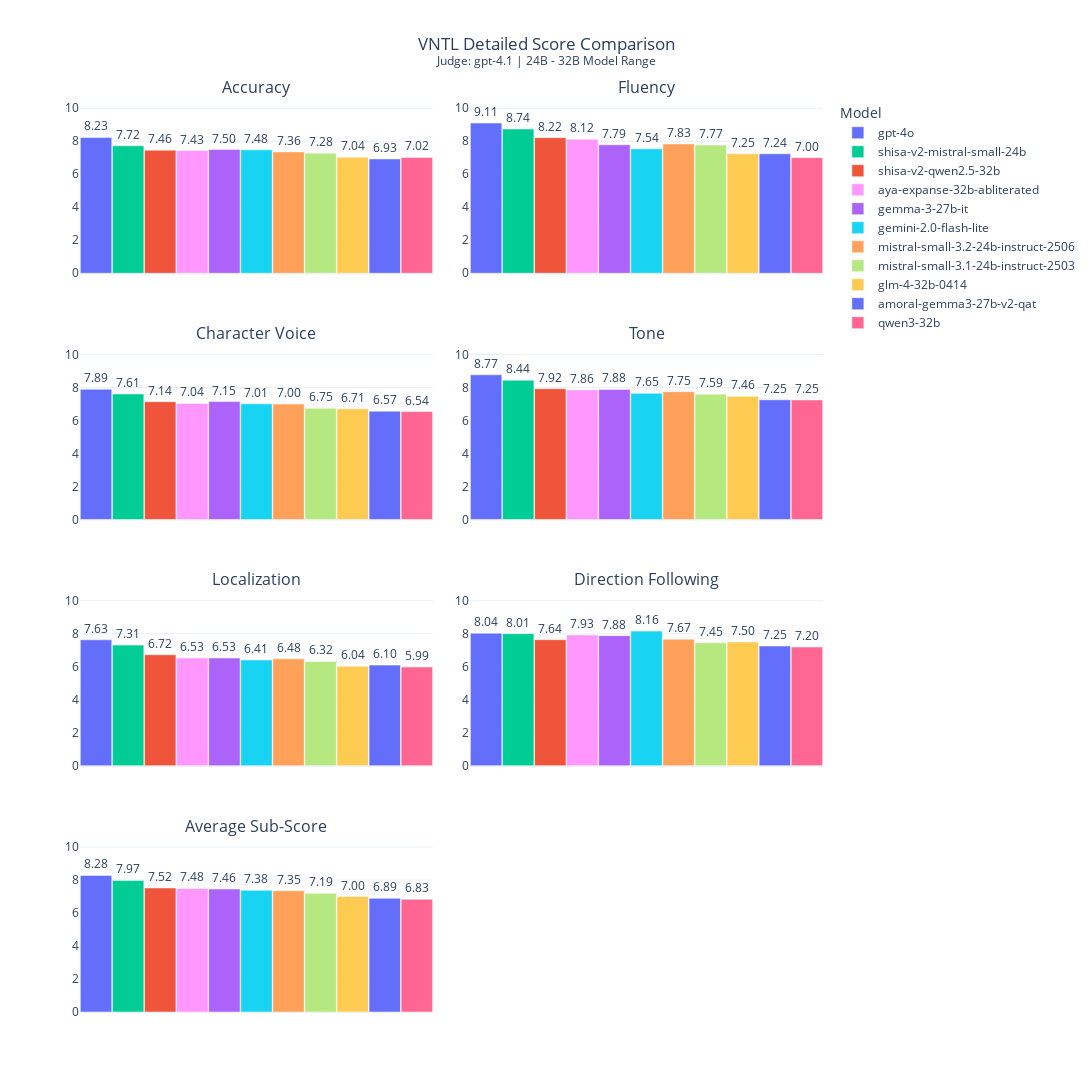

The code cell stored with this chart in its notebook:
### Code cell
# --- VNTL Sub-score Grid Visualization (Looping by Judge) ---

import plotly.graph_objects as go
import plotly.express as px
from plotly.subplots import make_subplots

# Define the VNTL score columns we want to create plots for
vntl_score_columns = [
    "score_accuracy", 
    "score_fluency", 
    "score_character_voice", 
    "score_tone", 
    "score_localization",
    "score_direction_following"
]

# Use the mapped name to correctly filter for VNTL data
VNTL_MAPPED_NAME = eval_dataset_map.get('VNTL-Translation')
if VNTL_MAPPED_NAME:
    df_vntl = all_result_df[all_result_df['eval_dataset'] == VNTL_MAPPED_NAME].copy()
else:
    df_vntl = pd.DataFrame()

# Check if the VNTL data exists and has the required columns
if not df_vntl.empty and all(col in df_vntl.columns for col in vntl_score_columns):
    
    # Loop through each judge model that has VNTL data
    for judge_model in df_vntl['judge_model'].unique():
        df_vntl_judge = df_vntl[df_vntl['judge_model'] == judge_model]

        # Calculate the mean of each sub-score for each model for the current judge
        vntl_summary = df_vntl_judge.groupby('model_name')[vntl_score_columns].mean()
        
        # Calculate an overall average score for sorting
        vntl_summary['Average'] = vntl_summary.mean(axis=1)
        
        # Create a VNTL-specific model order for the current judge
        vntl_model_order = vntl_summary.sort_values(by='Average', ascending=False).index.tolist()
        vntl_summary = vntl_summary.reindex(vntl_model_order)
        
        # --- Create the 4x2 Grid Plot ---
        n_rows, n_cols = 4, 2
        
        # Create titles for all 6 sub-scores, plus the final average
        subplot_titles = [col.replace('score_', '').replace('_', ' ').title() for col in vntl_score_columns]
        subplot_titles.append("Average Sub-Score")

        fig_vntl_grid = make_subplots(
            rows=n_rows, 
            cols=n_cols, 
            subplot_titles=subplot_titles,
            vertical_spacing=0.08,
            horizontal_spacing=0.05
        )
        
        # Loop through all 6 score types plus the 'Average'
        plot_order = vntl_score_columns + ['Average']
        for i, score_type in enumerate(plot_order):
            row = i // n_cols + 1
            col = i % n_cols + 1
            
            # Add a bar for each model in the current subplot
            for model_name in vntl_model_order:
                score = vntl_summary.loc[model_name, score_type]
                fig_vntl_grid.add_trace(go.Bar(
                    x=[model_name],
                    y=[score],
                    name=model_name,
                    marker_color=color_map.get(model_name), # Uses the global color_map
                    text=[f"{score:.2f}"],
                    textposition='outside',
                    showlegend=(i == 0)
                ), row=row, col=col)
            
            fig_vntl_grid.update_yaxes(range=[0, 10.5], row=row, col=col)
            fig_vntl_grid.update_xaxes(showticklabels=False, row=row, col=col)

        fig_vntl_grid.update_layout(
            height=1400, 
            width=1200, 
            barmode='group',
            # Dynamically set the title to include the current judge model
            title_text=f"VNTL Detailed Score Comparison<br><sup>Judge: {judge_model.replace('judge_', '')} | {MODEL_RANGE_GROUP}</sup>",
            title_x=0.5, 
            template='plotly_white',
            legend_title_text='Model',
            bargap=0.01, 
            bargroupgap=0.01
        )

        fig_vntl_grid.show()
else:
    print("No VNTL multi-score data found to generate the plot.")

### Figure 1 — Plotly figure (JSON) as saved in the notebook; plotly's stock layout.template omitted (floating-point values rounded to 4 significant figures)
{"data": [{"marker": {"color": "#636EFA"}, "name": "gpt-4o", "showlegend": true, "text": ["8.23"], "textposition": "outside", "type": "bar", "x": ["gpt-4o"], "xaxis": "x", "y": [8.23], "yaxis": "y"}, {"marker": {"color": "#00CC96"}, "name": "shisa-v2-mistral-small-24b", "showlegend": true, "text": ["7.72"], "textposition": "outside", "type": "bar", "x": ["shisa-v2-mistral-small-24b"], "xaxis": "x", "y": [7.725], "yaxis": "y"}, {"marker": {"color": "#EF553B"}, "name": "shisa-v2-qwen2.5-32b", "showlegend": true, "text": ["7.46"], "textposition": "outside", "type": "bar", "x": ["shisa-v2-qwen2.5-32b"], "xaxis": "x", "y": [7.46], "yaxis": "y"}, {"marker": {"color": "#FF97FF"}, "name": "aya-expanse-32b-abliterated", "showlegend": true, "text": ["7.43"], "textposition": "outside", "type": "bar", "x": ["aya-expanse-32b-abliterated"], "xaxis": "x", "y": [7.435], "yaxis": "y"}, {"marker": {"color": "#AB63FA"}, "name": "gemma-3-27b-it", "showlegend": true, "text": ["7.50"], "textposition": "outside", "type": "bar", "x": ["gemma-3-27b-it"], "xaxis": "x", "y": [7.5], "yaxis": "y"}, {"marker": {"color": "#19D3F3"}, "name": "gemini-2.0-flash-lite", "showlegend": true, "text": ["7.48"], "textposition": "outside", "type": "bar", "x": ["gemini-2.0-flash-lite"], "xaxis": "x", "y": [7.48], "yaxis": "y"}, {"marker": {"color": "#FFA15A"}, "name": "mistral-small-3.2-24b-instruct-2506", "showlegend": true, "text": ["7.36"], "textposition": "outside", "type": "bar", "x": ["mistral-small-3.2-24b-instruct-2506"], "xaxis": "x", "y": [7.355], "yaxis": "y"}, {"marker": {"color": "#B6E880"}, "name": "mistral-small-3.1-24b-instruct-2503", "showlegend": true, "text": ["7.28"], "textposition": "outside", "type": "bar", "x": ["mistral-small-3.1-24b-instruct-2503"], "xaxis": "x", "y": [7.28], "yaxis": "y"}, {"marker": {"color": "#FECB52"}, "name": "glm-4-32b-0414", "showlegend": true, "text": ["7.04"], "textposition": "outside", "type": "bar", "x": ["glm-4-32b-0414"], "xaxis": "x", "y": [7.035], "yaxis": "y"}, {"marker": {"color": "#636EFA"}, "name": "amoral-gemma3-27b-v2-qat", "showlegend": true, "text": ["6.93"], "textposition": "outside", "type": "bar", "x": ["amoral-gemma3-27b-v2-qat"], "xaxis": "x", "y": [6.93], "yaxis": "y"}, {"marker": {"color": "#FF6692"}, "name": "qwen3-32b", "showlegend": true, "text": ["7.02"], "textposition": "outside", "type": "bar", "x": ["qwen3-32b"], "xaxis": "x", "y": [7.02], "yaxis": "y"}, {"marker": {"color": "#636EFA"}, "name": "gpt-4o", "showlegend": false, "text": ["9.11"], "textposition": "outside", "type": "bar", "x": ["gpt-4o"], "xaxis": "x2", "y": [9.105], "yaxis": "y2"}, {"marker": {"color": "#00CC96"}, "name": "shisa-v2-mistral-small-24b", "showlegend": false, "text": ["8.74"], "textposition": "outside", "type": "bar", "x": ["shisa-v2-mistral-small-24b"], "xaxis": "x2", "y": [8.745], "yaxis": "y2"}, {"marker": {"color": "#EF553B"}, "name": "shisa-v2-qwen2.5-32b", "showlegend": false, "text": ["8.22"], "textposition": "outside", "type": "bar", "x": ["shisa-v2-qwen2.5-32b"], "xaxis": "x2", "y": [8.22], "yaxis": "y2"}, {"marker": {"color": "#FF97FF"}, "name": "aya-expanse-32b-abliterated", "showlegend": false, "text": ["8.12"], "textposition": "outside", "type": "bar", "x": ["aya-expanse-32b-abliterated"], "xaxis": "x2", "y": [8.125], "yaxis": "y2"}, {"marker": {"color": "#AB63FA"}, "name": "gemma-3-27b-it", "showlegend": false, "text": ["7.79"], "textposition": "outside", "type": "bar", "x": ["gemma-3-27b-it"], "xaxis": "x2", "y": [7.785], "yaxis": "y2"}, {"marker": {"color": "#19D3F3"}, "name": "gemini-2.0-flash-lite", "showlegend": false, "text": ["7.54"], "textposition": "outside", "type": "bar", "x": ["gemini-2.0-flash-lite"], "xaxis": "x2", "y": [7.54], "yaxis": "y2"}, {"marker": {"color": "#FFA15A"}, "name": "mistral-small-3.2-24b-instruct-2506", "showlegend": false, "text": ["7.83"], "textposition": "outside", "type": "bar", "x": ["mistral-small-3.2-24b-instruct-2506"], "xaxis": "x2", "y": [7.835], "yaxis": "y2"}, {"marker": {"color": "#B6E880"}, "name": "mistral-small-3.1-24b-instruct-2503", "showlegend": false, "text": ["7.77"], "textposition": "outside", "type": "bar", "x": ["mistral-small-3.1-24b-instruct-2503"], "xaxis": "x2", "y": [7.77], "yaxis": "y2"}, {"marker": {"color": "#FECB52"}, "name": "glm-4-32b-0414", "showlegend": false, "text": ["7.25"], "textposition": "outside", "type": "bar", "x": ["glm-4-32b-0414"], "xaxis": "x2", "y": [7.245], "yaxis": "y2"}, {"marker": {"color": "#636EFA"}, "name": "amoral-gemma3-27b-v2-qat", "showlegend": false, "text": ["7.24"], "textposition": "outside", "type": "bar", "x": ["amoral-gemma3-27b-v2-qat"], "xaxis": "x2", "y": [7.24], "yaxis": "y2"}, {"marker": {"color": "#FF6692"}, "name": "qwen3-32b", "showlegend": false, "text": ["7.00"], "textposition": "outside", "type": "bar", "x": ["qwen3-32b"], "xaxis": "x2", "y": [7.005], "yaxis": "y2"}, {"marker": {"color": "#636EFA"}, "name": "gpt-4o", "showlegend": false, "text": ["7.89"], "textposition": "outside", "type": "bar", "x": ["gpt-4o"], "xaxis": "x3", "y": [7.895], "yaxis": "y3"}, {"marker": {"color": "#00CC96"}, "name": "shisa-v2-mistral-small-24b", "showlegend": false, "text": ["7.61"], "textposition": "outside", "type": "bar", "x": ["shisa-v2-mistral-small-24b"], "xaxis": "x3", "y": [7.61], "yaxis": "y3"}, {"marker": {"color": "#EF553B"}, "name": "shisa-v2-qwen2.5-32b", "showlegend": false, "text": ["7.14"], "textposition": "outside", "type": "bar", "x": ["shisa-v2-qwen2.5-32b"], "xaxis": "x3", "y": [7.14], "yaxis": "y3"}, {"marker": {"color": "#FF97FF"}, "name": "aya-expanse-32b-abliterated", "showlegend": false, "text": ["7.04"], "textposition": "outside", "type": "bar", "x": ["aya-expanse-32b-abliterated"], "xaxis": "x3", "y": [7.035], "yaxis": "y3"}, {"marker": {"color": "#AB63FA"}, "name": "gemma-3-27b-it", "showlegend": false, "text": ["7.15"], "textposition": "outside", "type": "bar", "x": ["gemma-3-27b-it"], "xaxis": "x3", "y": [7.15], "yaxis": "y3"}, {"marker": {"color": "#19D3F3"}, "name": "gemini-2.0-flash-lite", "showlegend": false, "text": ["7.01"], "textposition": "outside", "type": "bar", "x": ["gemini-2.0-flash-lite"], "xaxis": "x3", "y": [7.01], "yaxis": "y3"}, {"marker": {"color": "#FFA15A"}, "name": "mistral-small-3.2-24b-instruct-2506", "showlegend": false, "text": ["7.00"], "textposition": "outside", "type": "bar", "x": ["mistral-small-3.2-24b-instruct-2506"], "xaxis": "x3", "y": [6.995], "yaxis": "y3"}, {"marker": {"color": "#B6E880"}, "name": "mistral-small-3.1-24b-instruct-2503", "showlegend": false, "text": ["6.75"], "textposition": "outside", "type": "bar", "x": ["mistral-small-3.1-24b-instruct-2503"], "xaxis": "x3", "y": [6.75], "yaxis": "y3"}, {"marker": {"color": "#FECB52"}, "name": "glm-4-32b-0414", "showlegend": false, "text": ["6.71"], "textposition": "outside", "type": "bar", "x": ["glm-4-32b-0414"], "xaxis": "x3", "y": [6.705], "yaxis": "y3"}, {"marker": {"color": "#636EFA"}, "name": "amoral-gemma3-27b-v2-qat", "showlegend": false, "text": ["6.57"], "textposition": "outside", "type": "bar", "x": ["amoral-gemma3-27b-v2-qat"], "xaxis": "x3", "y": [6.565], "yaxis": "y3"}, {"marker": {"color": "#FF6692"}, "name": "qwen3-32b", "showlegend": false, "text": ["6.54"], "textposition": "outside", "type": "bar", "x": ["qwen3-32b"], "xaxis": "x3", "y": [6.54], "yaxis": "y3"}, {"marker": {"color": "#636EFA"}, "name": "gpt-4o", "showlegend": false, "text": ["8.77"], "textposition": "outside", "type": "bar", "x": ["gpt-4o"], "xaxis": "x4", "y": [8.77], "yaxis": "y4"}, {"marker": {"color": "#00CC96"}, "name": "shisa-v2-mistral-small-24b", "showlegend": false, "text": ["8.44"], "textposition": "outside", "type": "bar", "x": ["shisa-v2-mistral-small-24b"], "xaxis": "x4", "y": [8.44], "yaxis": "y4"}, {"marker": {"color": "#EF553B"}, "name": "shisa-v2-qwen2.5-32b", "showlegend": false, "text": ["7.92"], "textposition": "outside", "type": "bar", "x": ["shisa-v2-qwen2.5-32b"], "xaxis": "x4", "y": [7.925], "yaxis": "y4"}, {"marker": {"color": "#FF97FF"}, "name": "aya-expanse-32b-abliterated", "showlegend": false, "text": ["7.86"], "textposition": "outside", "type": "bar", "x": ["aya-expanse-32b-abliterated"], "xaxis": "x4", "y": [7.855], "yaxis": "y4"}, {"marker": {"color": "#AB63FA"}, "name": "gemma-3-27b-it", "showlegend": false, "text": ["7.88"], "textposition": "outside", "type": "bar", "x": ["gemma-3-27b-it"], "xaxis": "x4", "y": [7.885], "yaxis": "y4"}, {"marker": {"color": "#19D3F3"}, "name": "gemini-2.0-flash-lite", "showlegend": false, "text": ["7.65"], "textposition": "outside", "type": "bar", "x": ["gemini-2.0-flash-lite"], "xaxis": "x4", "y": [7.65], "yaxis": "y4"}, {"marker": {"color": "#FFA15A"}, "name": "mistral-small-3.2-24b-instruct-2506", "showlegend": false, "text": ["7.75"], "textposition": "outside", "type": "bar", "x": ["mistral-small-3.2-24b-instruct-2506"], "xaxis": "x4", "y": [7.745], "yaxis": "y4"}, {"marker": {"color": "#B6E880"}, "name": "mistral-small-3.1-24b-instruct-2503", "showlegend": false, "text": ["7.59"], "textposition": "outside", "type": "bar", "x": ["mistral-small-3.1-24b-instruct-2503"], "xaxis": "x4", "y": [7.59], "yaxis": "y4"}, {"marker": {"color": "#FECB52"}, "name": "glm-4-32b-0414", "showlegend": false, "text": ["7.46"], "textposition": "outside", "type": "bar", "x": ["glm-4-32b-0414"], "xaxis": "x4", "y": [7.465], "yaxis": "y4"}, {"marker": {"color": "#636EFA"}, "name": "amoral-gemma3-27b-v2-qat", "showlegend": false, "text": ["7.25"], "textposition": "outside", "type": "bar", "x": ["amoral-gemma3-27b-v2-qat"], "xaxis": "x4", "y": [7.255], "yaxis": "y4"}, {"marker": {"color": "#FF6692"}, "name": "qwen3-32b", "showlegend": false, "text": ["7.25"], "textposition": "outside", "type": "bar", "x": ["qwen3-32b"], "xaxis": "x4", "y": [7.245], "yaxis": "y4"}, {"marker": {"color": "#636EFA"}, "name": "gpt-4o", "showlegend": false, "text": ["7.63"], "textposition": "outside", "type": "bar", "x": ["gpt-4o"], "xaxis": "x5", "y": [7.63], "yaxis": "y5"}, {"marker": {"color": "#00CC96"}, "name": "shisa-v2-mistral-small-24b", "showlegend": false, "text": ["7.31"], "textposition": "outside", "type": "bar", "x": ["shisa-v2-mistral-small-24b"], "xaxis": "x5", "y": [7.31], "yaxis": "y5"}, {"marker": {"color": "#EF553B"}, "name": "shisa-v2-qwen2.5-32b", "showlegend": false, "text": ["6.72"], "textposition": "outside", "type": "bar", "x": ["shisa-v2-qwen2.5-32b"], "xaxis": "x5", "y": [6.725], "yaxis": "y5"}, {"marker": {"color": "#FF97FF"}, "name": "aya-expanse-32b-abliterated", "showlegend": false, "text": ["6.53"], "textposition": "outside", "type": "bar", "x": ["aya-expanse-32b-abliterated"], "xaxis": "x5", "y": [6.53], "yaxis": "y5"}, {"marker": {"color": "#AB63FA"}, "name": "gemma-3-27b-it", "showlegend": false, "text": ["6.53"], "textposition": "outside", "type": "bar", "x": ["gemma-3-27b-it"], "xaxis": "x5", "y": [6.53], "yaxis": "y5"}, {"marker": {"color": "#19D3F3"}, "name": "gemini-2.0-flash-lite", "showlegend": false, "text": ["6.41"], "textposition": "outside", "type": "bar", "x": ["gemini-2.0-flash-lite"], "xaxis": "x5", "y": [6.41], "yaxis": "y5"}, {"marker": {"color": "#FFA15A"}, "name": "mistral-small-3.2-24b-instruct-2506", "showlegend": false, "text": ["6.48"], "textposition": "outside", "type": "bar", "x": ["mistral-small-3.2-24b-instruct-2506"], "xaxis": "x5", "y": [6.48], "yaxis": "y5"}, {"marker": {"color": "#B6E880"}, "name": "mistral-small-3.1-24b-instruct-2503", "showlegend": false, "text": ["6.32"], "textposition": "outside", "type": "bar", "x": ["mistral-small-3.1-24b-instruct-2503"], "xaxis": "x5", "y": [6.32], "yaxis": "y5"}, {"marker": {"color": "#FECB52"}, "name": "glm-4-32b-0414", "showlegend": false, "text": ["6.04"], "textposition": "outside", "type": "bar", "x": ["glm-4-32b-0414"], "xaxis": "x5", "y": [6.035], "yaxis": "y5"}, {"marker": {"color": "#636EFA"}, "name": "amoral-gemma3-27b-v2-qat", "showlegend": false, "text": ["6.10"], "textposition": "outside", "type": "bar", "x": ["amoral-gemma3-27b-v2-qat"], "xaxis": "x5", "y": [6.1], "yaxis": "y5"}, {"marker": {"color": "#FF6692"}, "name": "qwen3-32b", "showlegend": false, "text": ["5.99"], "textposition": "outside", "type": "bar", "x": ["qwen3-32b"], "xaxis": "x5", "y": [5.985], "yaxis": "y5"}, {"marker": {"color": "#636EFA"}, "name": "gpt-4o", "showlegend": false, "text": ["8.04"], "textposition": "outside", "type": "bar", "x": ["gpt-4o"], "xaxis": "x6", "y": [8.035], "yaxis": "y6"}, {"marker": {"color": "#00CC96"}, "name": "shisa-v2-mistral-small-24b", "showlegend": false, "text": ["8.01"], "textposition": "outside", "type": "bar", "x": ["shisa-v2-mistral-small-24b"], "xaxis": "x6", "y": [8.005], "yaxis": "y6"}, {"marker": {"color": "#EF553B"}, "name": "shisa-v2-qwen2.5-32b", "showlegend": false, "text": ["7.64"], "textposition": "outside", "type": "bar", "x": ["shisa-v2-qwen2.5-32b"], "xaxis": "x6", "y": [7.64], "yaxis": "y6"}, {"marker": {"color": "#FF97FF"}, "name": "aya-expanse-32b-abliterated", "showlegend": false, "text": ["7.93"], "textposition": "outside", "type": "bar", "x": ["aya-expanse-32b-abliterated"], "xaxis": "x6", "y": [7.93], "yaxis": "y6"}, {"marker": {"color": "#AB63FA"}, "name": "gemma-3-27b-it", "showlegend": false, "text": ["7.88"], "textposition": "outside", "type": "bar", "x": ["gemma-3-27b-it"], "xaxis": "x6", "y": [7.885], "yaxis": "y6"}, {"marker": {"color": "#19D3F3"}, "name": "gemini-2.0-flash-lite", "showlegend": false, "text": ["8.16"], "textposition": "outside", "type": "bar", "x": ["gemini-2.0-flash-lite"], "xaxis": "x6", "y": [8.16], "yaxis": "y6"}, {"marker": {"color": "#FFA15A"}, "name": "mistral-small-3.2-24b-instruct-2506", "showlegend": false, "text": ["7.67"], "textposition": "outside", "type": "bar", "x": ["mistral-small-3.2-24b-instruct-2506"], "xaxis": "x6", "y": [7.67], "yaxis": "y6"}, {"marker": {"color": "#B6E880"}, "name": "mistral-small-3.1-24b-instruct-2503", "showlegend": false, "text": ["7.45"], "textposition": "outside", "type": "bar", "x": ["mistral-small-3.1-24b-instruct-2503"], "xaxis": "x6", "y": [7.45], "yaxis": "y6"}, {"marker": {"color": "#FECB52"}, "name": "glm-4-32b-0414", "showlegend": false, "text": ["7.50"], "textposition": "outside", "type": "bar", "x": ["glm-4-32b-0414"], "xaxis": "x6", "y": [7.505], "yaxis": "y6"}, {"marker": {"color": "#636EFA"}, "name": "amoral-gemma3-27b-v2-qat", "showlegend": false, "text": ["7.25"], "textposition": "outside", "type": "bar", "x": ["amoral-gemma3-27b-v2-qat"], "xaxis": "x6", "y": [7.255], "yaxis": "y6"}, {"marker": {"color": "#FF6692"}, "name": "qwen3-32b", "showlegend": false, "text": ["7.20"], "textposition": "outside", "type": "bar", "x": ["qwen3-32b"], "xaxis": "x6", "y": [7.195], "yaxis": "y6"}, {"marker": {"color": "#636EFA"}, "name": "gpt-4o", "showlegend": false, "text": ["8.28"], "textposition": "outside", "type": "bar", "x": ["gpt-4o"], "xaxis": "x7", "y": [8.278], "yaxis": "y7"}, {"marker": {"color": "#00CC96"}, "name": "shisa-v2-mistral-small-24b", "showlegend": false, "text": ["7.97"], "textposition": "outside", "type": "bar", "x": ["shisa-v2-mistral-small-24b"], "xaxis": "x7", "y": [7.973], "yaxis": "y7"}, {"marker": {"color": "#EF553B"}, "name": "shisa-v2-qwen2.5-32b", "showlegend": false, "text": ["7.52"], "textposition": "outside", "type": "bar", "x": ["shisa-v2-qwen2.5-32b"], "xaxis": "x7", "y": [7.518], "yaxis": "y7"}, {"marker": {"color": "#FF97FF"}, "name": "aya-expanse-32b-abliterated", "showlegend": false, "text": ["7.48"], "textposition": "outside", "type": "bar", "x": ["aya-expanse-32b-abliterated"], "xaxis": "x7", "y": [7.485], "yaxis": "y7"}, {"marker": {"color": "#AB63FA"}, "name": "gemma-3-27b-it", "showlegend": false, "text": ["7.46"], "textposition": "outside", "type": "bar", "x": ["gemma-3-27b-it"], "xaxis": "x7", "y": [7.456], "yaxis": "y7"}, {"marker": {"color": "#19D3F3"}, "name": "gemini-2.0-flash-lite", "showlegend": false, "text": ["7.38"], "textposition": "outside", "type": "bar", "x": ["gemini-2.0-flash-lite"], "xaxis": "x7", "y": [7.375], "yaxis": "y7"}, {"marker": {"color": "#FFA15A"}, "name": "mistral-small-3.2-24b-instruct-2506", "showlegend": false, "text": ["7.35"], "textposition": "outside", "type": "bar", "x": ["mistral-small-3.2-24b-instruct-2506"], "xaxis": "x7", "y": [7.347], "yaxis": "y7"}, {"marker": {"color": "#B6E880"}, "name": "mistral-small-3.1-24b-instruct-2503", "showlegend": false, "text": ["7.19"], "textposition": "outside", "type": "bar", "x": ["mistral-small-3.1-24b-instruct-2503"], "xaxis": "x7", "y": [7.193], "yaxis": "y7"}, {"marker": {"color": "#FECB52"}, "name": "glm-4-32b-0414", "showlegend": false, "text": ["7.00"], "textposition": "outside", "type": "bar", "x": ["glm-4-32b-0414"], "xaxis": "x7", "y": [6.998], "yaxis": "y7"}, {"marker": {"color": "#636EFA"}, "name": "amoral-gemma3-27b-v2-qat", "showlegend": false, "text": ["6.89"], "textposition": "outside", "type": "bar", "x": ["amoral-gemma3-27b-v2-qat"], "xaxis": "x7", "y": [6.891], "yaxis": "y7"}, {"marker": {"color": "#FF6692"}, "name": "qwen3-32b", "showlegend": false, "text": ["6.83"], "textposition": "outside", "type": "bar", "x": ["qwen3-32b"], "xaxis": "x7", "y": [6.832], "yaxis": "y7"}], "layout": {"annotations": [{"font": {"size": 16}, "showarrow": false, "text": "Accuracy", "x": 0.2375, "xanchor": "center", "xref": "paper", "y": 1, "yanchor": "bottom", "yref": "paper"}, {"font": {"size": 16}, "showarrow": false, "text": "Fluency", "x": 0.7625, "xanchor": "center", "xref": "paper", "y": 1, "yanchor": "bottom", "yref": "paper"}, {"font": {"size": 16}, "showarrow": false, "text": "Character Voice", "x": 0.2375, "xanchor": "center", "xref": "paper", "y": 0.73, "yanchor": "bottom", "yref": "paper"}, {"font": {"size": 16}, "showarrow": false, "text": "Tone", "x": 0.7625, "xanchor": "center", "xref": "paper", "y": 0.73, "yanchor": "bottom", "yref": "paper"}, {"font": {"size": 16}, "showarrow": false, "text": "Localization", "x": 0.2375, "xanchor": "center", "xref": "paper", "y": 0.46, "yanchor": "bottom", "yref": "paper"}, {"font": {"size": 16}, "showarrow": false, "text": "Direction Following", "x": 0.7625, "xanchor": "center", "xref": "paper", "y": 0.46, "yanchor": "bottom", "yref": "paper"}, {"font": {"size": 16}, "showarrow": false, "text": "Average Sub-Score", "x": 0.2375, "xanchor": "center", "xref": "paper", "y": 0.19, "yanchor": "bottom", "yref": "paper"}], "bargap": 0.01, "bargroupgap": 0.01, "barmode": "group", "height": 1400, "legend": {"title": {"text": "Model"}}, "title": {"text": "VNTL Detailed Score Comparison<br><sup>Judge: gpt-4.1 | 24B - 32B Model Range</sup>", "x": 0.5}, "width": 1200, "xaxis": {"anchor": "y", "domain": [0, 0.475], "showticklabels": false}, "xaxis2": {"anchor": "y2", "domain": [0.525, 1], "showticklabels": false}, "xaxis3": {"anchor": "y3", "domain": [0, 0.475], "showticklabels": false}, "xaxis4": {"anchor": "y4", "domain": [0.525, 1], "showticklabels": false}, "xaxis5": {"anchor": "y5", "domain": [0, 0.475], "showticklabels": false}, "xaxis6": {"anchor": "y6", "domain": [0.525, 1], "showticklabels": false}, "xaxis7": {"anchor": "y7", "domain": [0, 0.475], "showticklabels": false}, "xaxis8": {"anchor": "y8", "domain": [0.525, 1]}, "yaxis": {"anchor": "x", "domain": [0.81, 1], "range": [0, 10.5]}, "yaxis2": {"anchor": "x2", "domain": [0.81, 1], "range": [0, 10.5]}, "yaxis3": {"anchor": "x3", "domain": [0.54, 0.73], "range": [0, 10.5]}, "yaxis4": {"anchor": "x4", "domain": [0.54, 0.73], "range": [0, 10.5]}, "yaxis5": {"anchor": "x5", "domain": [0.27, 0.46], "range": [0, 10.5]}, "yaxis6": {"anchor": "x6", "domain": [0.27, 0.46], "range": [0, 10.5]}, "yaxis7": {"anchor": "x7", "domain": [0, 0.19], "range": [0, 10.5]}, "yaxis8": {"anchor": "x8", "domain": [0, 0.19]}}}
